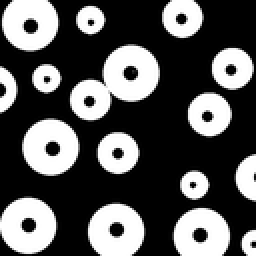
%> input picture input.tif, 128 x 128 px, shrunk from 512 x 512 before the run (shown 2 times larger)
$ octave --eval "a('input.tif');"   (GNU Octave 9; MATLAB toolbox functions it lacks are replaced by stand-ins)
%> lines starting %> are read from the running program, lines starting %| are printed output that depends on the picture; in (x1, y1, x2, y2) boxes, pixels count from 0 and x2, y2 are one past the last pixel; in counts of white or black regions, pixels touching at a corner belong together; the program's own positions count from 1
function a(filename)
%> called with filename = 'input.tif'
a = imread(filename);
%> a is the input picture: size 128x128 uint8; min 0, max 255, mean 90.1
I = im2bw(a);
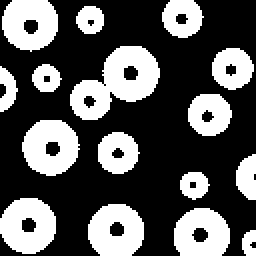
%> I: size 128x128 logical (shown 2 times larger); 35.3% white; 16 white regions, largest, box (x1, y1, x2, y2) and area: (35, 23, 80, 60) 889, (11, 60, 40, 88) 583, (0, 99, 28, 127) 582
subplot(2,1,1)
imshow(a);

[r,c]=size(a);
%> r = 128; c = 128
% acmp=bitcmp(a,1);

acmp =imcomplement(I);

b=[0 1 0
   1 1 1
   0 1 0];
 x2=imdilate(I,b);
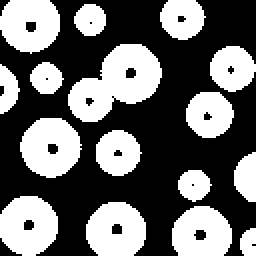
%> x2: size 128x128 logical (shown 2 times larger); 42.2% white; 16 white regions, largest, box (x1, y1, x2, y2) and area: (34, 22, 81, 61) 1053, (10, 59, 41, 89) 683, (0, 98, 29, 128) 674
    for i=1:r
        for j=1:c
            if(x2(i,j)==acmp(i,j))
            x2(i,j)=acmp(i,j);
            else
                x2(i,j)=0;
            end

        end
    end
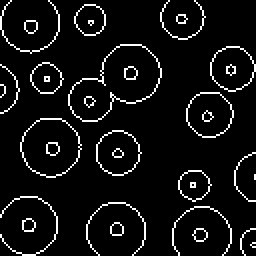
%> x2: size 128x128 logical (shown 2 times larger); 6.9% white in thin lines or dots
while(~isequal(I,x2))
   I=x2;
   x2=imdilate(I,b);
    for i=1:r
        for j=1:c
            if(x2(i,j)==acmp(i,j))
            x2(i,j)=acmp(i,j);
            else
                x2(i,j)=0;
            end

        end
    end
end
%> this loop made 31 passes
%> pass 1, in a, `x2=imdilate(I,b);`:
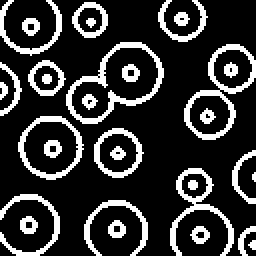
%> x2: size 128x128 logical (shown 2 times larger); 20.3% white in thin lines or dots
%> pass 2, in a, `I=x2;`:
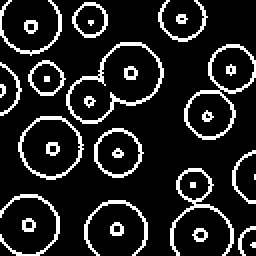
%> I: size 128x128 logical (shown 2 times larger); 13.3% white in thin lines or dots
%> pass 2, in a, `x2=imdilate(I,b);`:
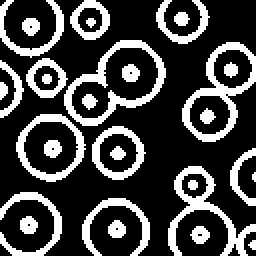
%> x2: size 128x128 logical (shown 2 times larger); 26.5% white; 30 white regions (3 under 20 px), largest, box (x1, y1, x2, y2) and area: (32, 20, 83, 63) 521, (91, 21, 128, 71) 497, (84, 83, 128, 128) 484
%> pass 3, in a, `I=x2;`:
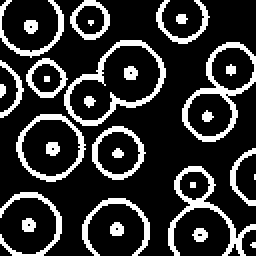
%> I: size 128x128 logical (shown 2 times larger); 19.5% white in thin lines or dots
x2=x2+I;

subplot(2,1,2)
imshow(x2);
